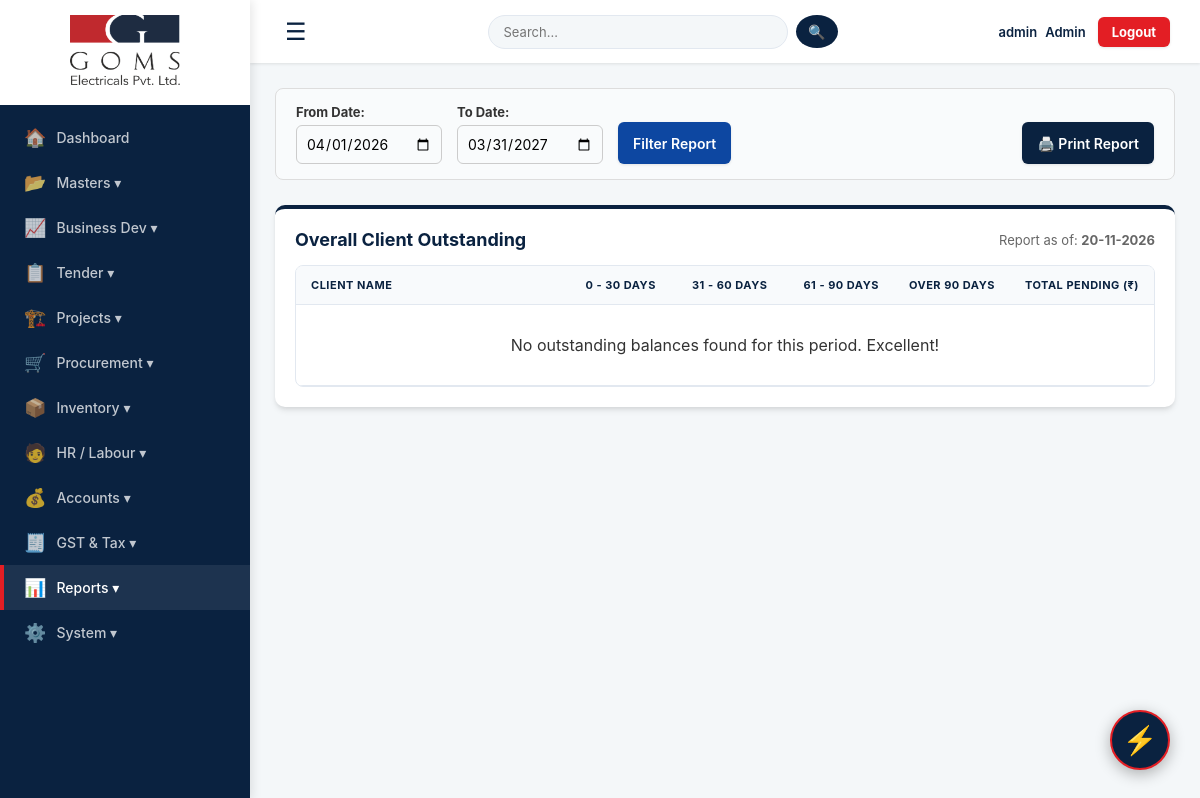
Before: /aging_report (signed in) with the older database file.
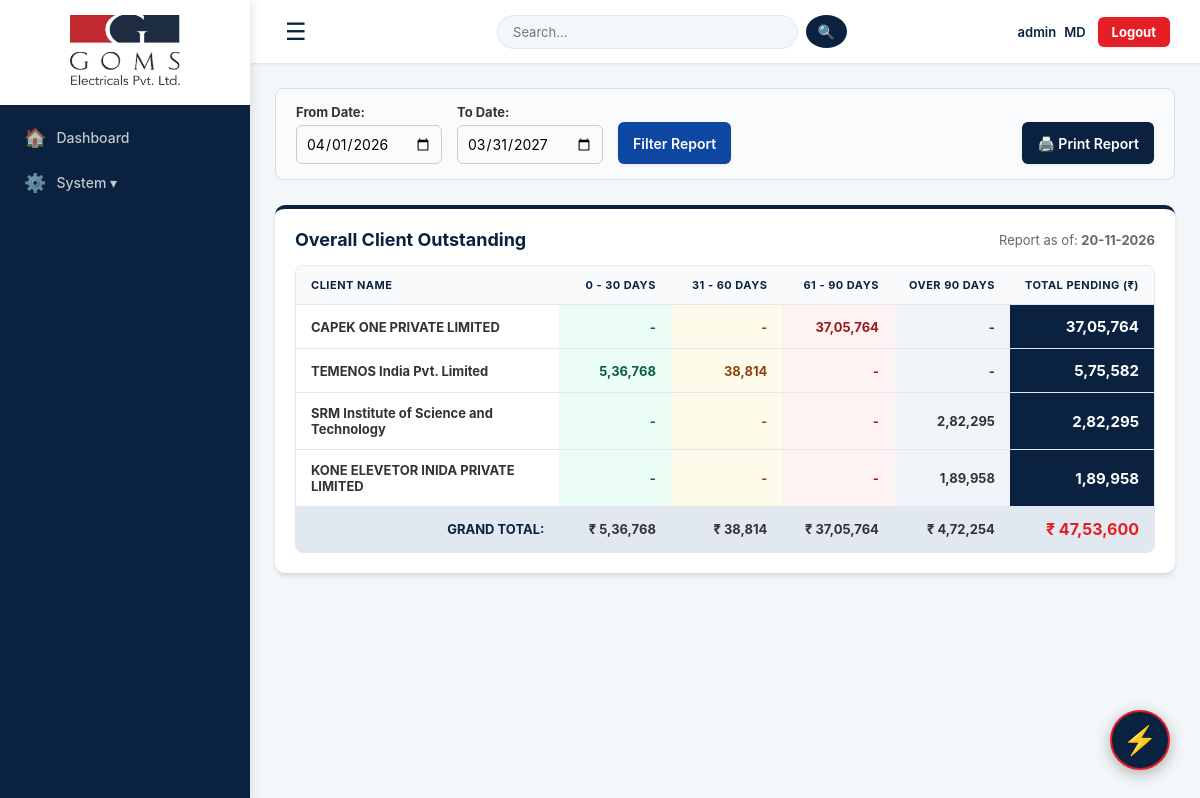
After: the same page with the newer database file.
### tables this page shows
CREATE TABLE parties (id INTEGER PRIMARY KEY AUTOINCREMENT, party_name TEXT NOT NULL, party_type TEXT NOT NULL, contact_number TEXT, email TEXT, gstin TEXT, address TEXT, opening_balance REAL DEFAULT 0, is_blocked INTEGER DEFAULT 0);

### app.py (the view)
@app.route("/aging_report")
def aging_report():
    if not session.get("username"): return redirect(url_for("login"))
    conn = get_db()
    today = datetime.now()
    fy_start_year = today.year if today.month >= 4 else today.year - 1
    start_date = request.args.get("start_date") or f"{fy_start_year}-04-01"
    end_date = request.args.get("end_date") or f"{fy_start_year + 1}-03-31"
    clients = conn.execute("SELECT DISTINCT party_name FROM parties WHERE party_type='Debtor' ORDER BY party_name").fetchall()
    report_data = []
    grand_totals = {"b_30": 0, "b_60": 0, "b_90": 0, "b_over": 0, "total": 0}
    for c in clients:
        client_name = c['party_name']
        p = conn.execute("SELECT opening_balance FROM parties WHERE TRIM(party_name)=TRIM(?)", (client_name,)).fetchone()
        party_ob = p['opening_balance'] if p else 0
        pre_bills = conn.execute("SELECT SUM(b.total_value) FROM bills b JOIN projects pr ON TRIM(b.project_name)=TRIM(pr.project_name) WHERE TRIM(pr.client_name)=TRIM(?) AND b.bill_date < ?", (client_name, start_date)).fetchone()[0] or 0
        pre_pays = conn.execute("SELECT SUM(amount) FROM accounts WHERE TRIM(paid_name)=TRIM(?) AND transaction_type IN ('Income', 'Credit Note') AND transaction_date < ?", (client_name, start_date)).fetchone()[0] or 0
        opening_balance = party_ob + pre_bills - pre_pays
        period_payments = conn.execute("SELECT SUM(amount) FROM accounts WHERE TRIM(paid_name)=TRIM(?) AND transaction_type IN ('Income', 'Credit Note') AND transaction_date >= ? AND transaction_date <= ?", (client_name, start_date, end_date)).fetchone()[0] or 0
        bills = conn.execute("""
            SELECT b.* FROM bills b JOIN projects pr ON TRIM(b.project_name)=TRIM(pr.project_name)
            WHERE TRIM(pr.client_name) = TRIM(?) AND b.bill_date >= ? AND b.bill_date <= ?
            ORDER BY b.bill_date ASC, b.id ASC
        """, (client_name, start_date, end_date)).fetchall()
        fifo_list = []
        if opening_balance > 0:
            fifo_list.append({"date": start_date, "amount": opening_balance, "is_ob": True})
        for b in bills:
            fifo_list.append({"date": b['bill_date'], "amount": b['total_value'] or 0, "is_ob": False})
        available_payment = period_payments + (abs(opening_balance) if opening_balance < 0 else 0)
        client_buckets = {"b_30": 0, "b_60": 0, "b_90": 0, "b_over": 0}
        client_total = 0
        for item in fifo_list:
            bill_amt = item['amount']
            outstanding = bill_amt
            if available_payment > 0:
                if available_payment >= bill_amt:
                    outstanding = 0
                    available_payment -= bill_amt
                else:
                    outstanding = bill_amt - available_payment
                    available_payment = 0
            if outstanding > 0.01:
                if item['is_ob']:
                    age_days = 999
                else:
                    try: age_days = (today - datetime.strptime(item['date'], '%Y-%m-%d')).days
                    except: age_days = 0
                if age_days <= 30: client_buckets["b_30"] += outstanding
                elif age_days <= 60: client_buckets["b_60"] += outstanding
                elif age_days <= 90: client_buckets["b_90"] += outstanding
                else: client_buckets["b_over"] += outstanding
                client_total += outstanding
        if client_total > 0.01:
            report_data.append({
                "client": client_name,
                "b_30": client_buckets["b_30"],
                "b_60": client_buckets["b_60"],
                "b_90": client_buckets["b_90"],
                "b_over": client_buckets["b_over"],
                "total": client_total
            })
            grand_totals["b_30"] += client_buckets["b_30"]
            grand_totals["b_60"] += client_buckets["b_60"]
            grand_totals["b_90"] += client_buckets["b_90"]
            grand_totals["b_over"] += client_buckets["b_over"]
            grand_totals["total"] += client_total
    report_data.sort(key=lambda x: x['total'], reverse=True)
    conn.close()
    return render_template("aging_report.html",
                           report_data=report_data,
                           grand_totals=grand_totals,
                           start_date=start_date,
                           end_date=end_date,
                           today=today.strftime('%d-%m-%Y'))

### app.py (called while the page is built)
@app.context_processor
def inject_permissions():
    role = session.get('role', 'Admin')
    return dict(is_admin_or_gm = role in ['MD', 'Admin', 'GM'])

@app.after_request
def add_header(response):
    response.headers["Cache-Control"] = "no-cache, no-store, must-revalidate, public, max-age=0"
    response.headers["Pragma"] = "no-cache"
    response.headers["Expires"] = "0"
    return response

@app.template_filter('inr')
def format_inr(number):
    if number is None: return "0"
    try: number = float(number)
    except: return "0"
    is_negative = False
    if number < 0:
        is_negative = True
        number = abs(number)
    integer_part = str(round(number))
    if len(integer_part) > 3:
        last_three = integer_part[-3:]
        remaining = integer_part[:-3]
        groups = []
        while len(remaining) > 2:
            groups.insert(0, remaining[-2:])
            remaining = remaining[:-2]
        if remaining: groups.insert(0, remaining)
        formatted_integer = ",".join(groups) + "," + last_three
    else:
        formatted_integer = integer_part
    result = formatted_integer
    if is_negative: result = "-" + result
    return result

### templates/aging_report.html (shortened to what this page needs)
{% extends "base.html" %}
{% block content %}
<div class="filter-card no-print">
    <form method="GET" style="display: flex; gap: 15px; align-items: flex-end; flex-wrap: wrap; width: 100%;">
        <div>
            <label style="margin-bottom: 5px; display: block; font-weight: bold;">From Date:</label>
            <input type="date" name="start_date" value="{{ start_date }}" style="padding: 9px; border-radius: 6px; border: 1px solid #ccc;">
        </div>
        <div>
            <label style="margin-bottom: 5px; display: block; font-weight: bold;">To Date:</label>
            <input type="date" name="end_date" value="{{ end_date }}" style="padding: 9px; border-radius: 6px; border: 1px solid #ccc;">
        </div>
        <button type="submit" class="btn" style="background: #0d47a1; padding: 10px 15px; height: 42px;">Filter Report</button>
        <button type="button" onclick="window.print()" class="btn" style="background: #0a2240; padding: 10px 15px; height: 42px; margin-left: auto;">🖨️ Print Report</button>
    </form>
</div>
<div class="card">
    <div style="display: flex; justify-content: space-between; align-items: center; margin-bottom: 15px;">
        <h3 style="margin: 0; border: none; padding: 0;">Overall Client Outstanding</h3>
        <span style="font-size: 13px; color: #666;">Report as of: <strong>{{ today }}</strong></span>
    </div>
    <div class="table-wrap">
        <table>
            <thead>
                <tr style="background: #f1f5f9;">
                    <th>Client Name</th>
                    <th style="text-align: right; width: 13%;">0 - 30 Days</th>
                    <th style="text-align: right; width: 13%;">31 - 60 Days</th>
                    <th style="text-align: right; width: 13%;">61 - 90 Days</th>
                    <th style="text-align: right; width: 13%;">Over 90 Days</th>
                    <th style="text-align: right; width: 15%;">Total Pending (₹)</th>
                </tr>
            </thead>
            <tbody>
                {% for c in report_data %}
                <tr>
                    <td><strong>{{ c.client }}</strong></td>
                    <td class="col-30" style="text-align: right;">{{ c.b_30 | inr if c.b_30 > 0 else '-' }}</td>
                    <td class="col-60" style="text-align: right;">{{ c.b_60 | inr if c.b_60 > 0 else '-' }}</td>
                    <td class="col-90" style="text-align: right;">{{ c.b_90 | inr if c.b_90 > 0 else '-' }}</td>
                    <td class="col-over" style="text-align: right;">{{ c.b_over | inr if c.b_over > 0 else '-' }}</td>
                    <td class="total-col" style="text-align: right;">{{ c.total | inr }}</td>
                </tr>
                {% else %}
                <tr><td colspan="6" style="text-align: center; padding: 30px; font-size: 16px;">No outstanding balances found for this period. Excellent!</td></tr>
                {% endfor %}
            </tbody>
            {% if report_data %}
            <tfoot>
                <tr style="background: #e2e8f0; font-weight: bold; font-size: 14px;">
                    <td style="text-align: right; color: #0a2240;">GRAND TOTAL:</td>
                    <td style="text-align: right;">₹ {{ grand_totals.b_30 | inr }}</td>
                    <td style="text-align: right;">₹ {{ grand_totals.b_60 | inr }}</td>
                    <td style="text-align: right;">₹ {{ grand_totals.b_90 | inr }}</td>
                    <td style="text-align: right;">₹ {{ grand_totals.b_over | inr }}</td>
                    <td style="text-align: right; font-size: 16px; color: #e31e24;">₹ {{ grand_totals.total | inr }}</td>
                </tr>
            </tfoot>
            {% endif %}
        </table>
    </div>
</div>
{% endblock %}

Changed rows visible on the page:
now on this page (row unchanged): parties: client "CAPEK ONE PRIVATE LIMITED", b_30|inr "-", b_60|inr "-", b_90|inr "37,05,764", b_over|inr "-", total|inr "37,05,764"
now on this page (row edited): parties: client "TEMENOS India Pvt. Limited", b_30|inr "5,36,768", b_60|inr "38,814", b_90|inr "-", b_over|inr "-", total|inr "5,75,582"
now on this page (row edited): parties: client "SRM Institute of Science and Technology", b_30|inr "-", b_60|inr "-", b_90|inr "-", b_over|inr "2,82,295", total|inr "2,82,295"
now on this page (row edited): parties: client "KONE ELEVETOR INIDA PRIVATE LIMITED", b_30|inr "-", b_60|inr "-", b_90|inr "-", b_over|inr "1,89,958", total|inr "1,89,958"
Other visible differences:
{{ user_role }}: "Admin" → "MD"
{{ grand_totals.b_30 | inr }}: (not shown) → "5,36,768"
{{ grand_totals.b_60 | inr }}: (not shown) → "38,814"
{{ grand_totals.b_90 | inr }}: (not shown) → "37,05,764"
{{ grand_totals.b_over | inr }}: (not shown) → "4,72,254"
{{ grand_totals.total | inr }}: (not shown) → "47,53,600"
text no longer shown: "📂 Masters ▾ 📈 Business Dev ▾ 📋 Tender ▾ 🏗️ Projects ▾ 🛒 Procurement ▾ 📦 Inventory ▾ 🧑 HR / Labour ▾ 💰 Accounts ▾ 🧾 GST & Tax ▾ 📊 Reports ▾ No outstanding balances found for this period. Excellent!"
text now shown: "GRAND TOTAL: ₹ ₹ ₹ ₹ ₹"
